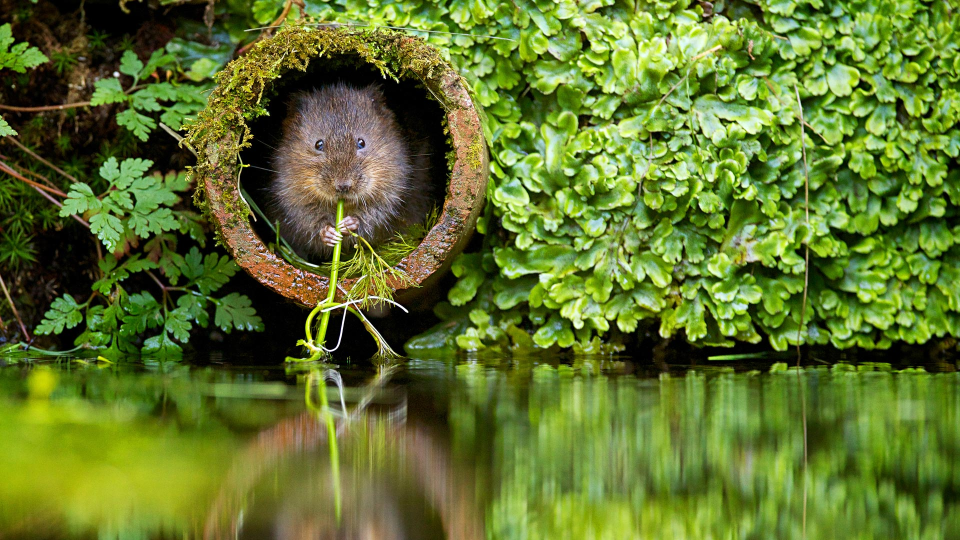
#> input picture image01.jpg, 1920 x 1080 px (shown at 1/2 size)
$ python use_module.py
#> lines starting #> are read from the running program, lines starting #| are printed output that depends on the picture
# -*-coding: utf-8 -*-
# Create by Jiang Tao on 2016/9/21

from PIL import Image
im = Image.open('image01.jpg')
#> im is the input picture: PIL image 1920x1080 RGB; mean R, G, B 95.9, 116.5, 43.8
print(im.format, im.size, im.mode)
#| JPEG (1920, 1080) RGB
im.thumbnail((200,100))
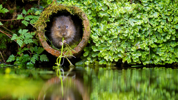
#> im: PIL image 178x100 RGB; mean R, G, B 95.9, 116.5, 43.8
# 缩小图片尺寸
im.save('thumb.jpg', 'JPEG')
